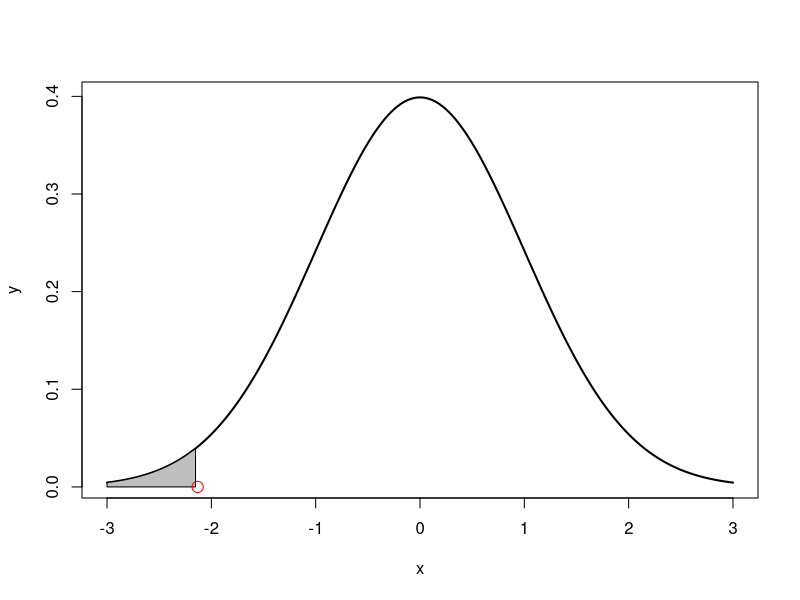

The R source for this figure:
#Page 416
data<-c(155,179,175,175,161)
mean_exp<-mean(data)
mean<-179
sd<-sd(data)
n<-length(data)
df<-n-1
alpha<-0.05
t<-print((mean_exp-mean)/(sd/sqrt(n)))
t_alpha<-print(qt(alpha,df))

x=seq(-3,3,length=500)
y=dnorm(x,mean=0,sd=1)
plot(x,y,type="l",lwd=2,col="black")

x=seq(-3,t,length=500)
y=dnorm(x,mean=0,sd=1)
polygon(c(-3,x,t),c(0,y,0),col="gray")
points(t_alpha,0,pch=1,col="red",cex=1.5)

if(t_alpha>t){
  print("REJECT NULL HYPOTHESIS")
}else{
  print("ACCEPT NULL HYPOTHESIS")
}
